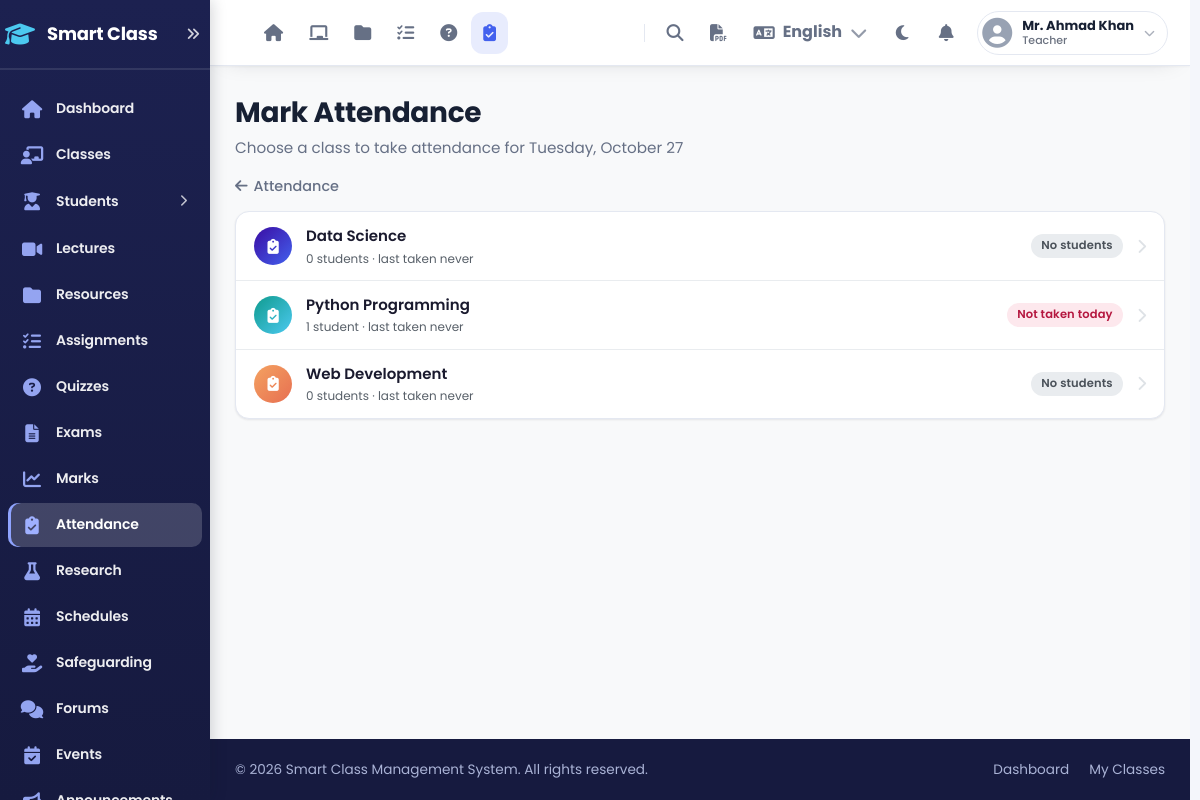
/pages/attendance/markAttendance.php (signed in), run on the app's committed database.
### tables this page shows
CREATE TABLE classes (
    id INT UNSIGNED AUTO_INCREMENT PRIMARY KEY,
    teacher_id INT UNSIGNED NOT NULL,
    class_name VARCHAR(100) NOT NULL,
    class_code VARCHAR(20) NOT NULL UNIQUE,
    description TEXT,
    tags VARCHAR(255) DEFAULT NULL,
    image VARCHAR(255) DEFAULT NULL,
    stream_permission ENUM('post', 'comment', 'teacher_only') NOT NULL DEFAULT 'comment' COMMENT 'post = students post + comment, comment = students comment only, teacher_only = read only',
    require_approval TINYINT(1) NOT NULL DEFAULT 1 COMMENT '1 = students who use the class code wait for teacher approval',
    theme VARCHAR(20) NOT NULL DEFAULT 'auto',
    is_active TINYINT(1) NOT NULL DEFAULT 1,
    year_id INT UNSIGNED DEFAULT NULL,
    ai_students TINYINT(1) NOT NULL DEFAULT 1 COMMENT 'students may use AI helpers in this class',
    created_at DATETIME NOT NULL DEFAULT CURRENT_TIMESTAMP,
    updated_at DATETIME NOT NULL DEFAULT CURRENT_TIMESTAMP ON UPDATE CURRENT_TIMESTAMP,
    FOREIGN KEY (teacher_id) REFERENCES users(id) ON DELETE CASCADE,
    INDEX idx_teacher (teacher_id),
    INDEX idx_code (class_code)
);

### config/db.php (called while the page is built, shortened)
<?php
class Database {
    private $pdo;
    public function __construct() {
        $dsn = "mysql:host=" . DB_HOST . ";dbname=" . DB_NAME . ";charset=" . DB_CHARSET;
        try {
            $this->pdo = new PDO($dsn, DB_USER, DB_PASS, [
                PDO::ATTR_ERRMODE => PDO::ERRMODE_EXCEPTION,
                PDO::ATTR_DEFAULT_FETCH_MODE => PDO::FETCH_ASSOC,
                PDO::ATTR_EMULATE_PREPARES => false
            ]);
        } catch (PDOException $e) {
            die("Database Connection Failed: " . $e->getMessage());
        }
    }
    public function query($sql, $params = []) {
        $this->stmt = $this->pdo->prepare($sql);
        $this->stmt->execute($params);
        return $this->stmt;
    }
    public function fetchAll($sql, $params = []) {
        return $this->query($sql, $params)->fetchAll();
    }
}
$db = new Database();
require_once dirname(__DIR__) . '/includes/functions.php';

### includes/classes.php (called while the page is built, shortened)
<?php
function teachesClassSql($alias = 'c') {
    return "EXISTS (SELECT 1 FROM class_teachers ct WHERE ct.class_id = {$alias}.id AND ct.teacher_id = ?)";
}
function attendanceUrl($class_id, $extra = '') {
    return APP_URL . '/pages/attendance/class.php?id=' . (int) $class_id . $extra;
}
function classThemes() {
    return [
        'indigo'  => ['Indigo',  'linear-gradient(135deg, #4361ee, #7209b7)'],
        'teal'    => ['Teal',    'linear-gradient(135deg, #0f9b8e, #4cc9f0)'],
        'sunset'  => ['Sunset',  'linear-gradient(135deg, #f4a261, #e76f51)'],
        'royal'   => ['Royal',   'linear-gradient(135deg, #3a0ca3, #4361ee)'],
        'emerald' => ['Emerald', 'linear-gradient(135deg, #06a77d, #2a9d8f)'],
        'berry'   => ['Berry',   'linear-gradient(135deg, #b5179e, #7209b7)'],
        'slate'   => ['Slate',   'linear-gradient(135deg, #334155, #64748b)'],
        'crimson' => ['Crimson', 'linear-gradient(135deg, #c9184a, #ff4d6d)'],
    ];
}
function classTheme($class) {
    $themes = classThemes();
    $key = $class['theme'] ?? 'auto';
    if (!isset($themes[$key])) {
        $keys = array_keys($themes);
        $key = $keys[((int) $class['id']) % 6];
    }
    return $themes[$key][1];
}

### includes/auth.php (called while the page is built, shortened)
<?php
require_once dirname(__DIR__) . '/config/db.php';
$current_user_id = $_SESSION['user_id'];

### pages/attendance/markAttendance.php (the view, shortened to what this page needs)
<?php
require_once dirname(__DIR__, 2) . '/includes/auth.php';
$today = date('Y-m-d');
$classes = $db->fetchAll(
    "SELECT c.*,
            (SELECT COUNT(*) FROM class_members cm WHERE cm.class_id = c.id) AS students,
            (SELECT COUNT(*) FROM attendance a WHERE a.class_id = c.id AND a.date = ?) AS marked_today,
            (SELECT MAX(a.date) FROM attendance a WHERE a.class_id = c.id) AS last_marked
     FROM classes c WHERE " . teachesClassSql('c') . " AND c.is_active = 1 ORDER BY c.class_name",
    [$today, $current_user_id]
);
include dirname(__DIR__, 2) . '/includes/app_header.php';
?>
<?php echo backLink('Attendance', 'view.php'); ?>
<?php if (!$classes): ?>
<div class="empty-state">
    <i class="fas fa-chalkboard"></i>
    <h3>You have no classes yet</h3>
    <p style="margin-top:6px;">Create a class first; attendance is taken per class.</p>
    <div style="margin-top:16px;"><a href="<?php echo APP_URL; ?>/pages/classes/create.php" class="btn-app"><i class="fas fa-plus"></i> Create Class</a></div>
</div>
<?php else: ?>
<div class="content-card centered-list">
    <?php foreach ($classes as $c):
        $done = (int) $c['marked_today'];
        $all = (int) $c['students']; ?>
    <a class="classwork-item" href="<?php echo attendanceUrl((int) $c['id'], '&amp;date=' . $today); ?>">
        <span class="work-icon" style="background: <?php echo classTheme($c); ?>;"><i class="fas fa-clipboard-check" aria-hidden="true"></i></span>
        <span class="classwork-main">
            <span class="classwork-title"><?php echo htmlspecialchars($c['class_name']); ?></span>
            <span class="notif-meta"><?php echo $all; ?> student<?php echo $all == 1 ? '' : 's'; ?>
                · last taken <?php echo $c['last_marked'] ? date('M d', strtotime($c['last_marked'])) : 'never'; ?></span>
        </span>
        <?php if (!$all): ?>
        <span class="status-badge pending">No students</span>
        <?php elseif ($done >= $all): ?>
        <span class="status-badge graded"><i class="fas fa-check" aria-hidden="true"></i> Taken today</span>
        <?php elseif ($done): ?>
        <span class="status-badge late"><?php echo $done; ?> / <?php echo $all; ?> marked today</span>
        <?php else: ?>
        <span class="status-badge missing">Not taken today</span>
        <?php endif; ?>
        <i class="fas fa-chevron-right" style="color:var(--gray-300);" aria-hidden="true"></i>
    </a>
    <?php endforeach; ?>
</div>
<?php endif; ?>
<?php include dirname(__DIR__, 2) . '/includes/app_footer.php'; ?>

### assets/css/dashboard.css (style rules this page uses)
:root { --primary: #4361ee; --primary-dark: #3a56d4; --secondary: #7209b7; --accent: #4cc9f0; --success: #06d6a0; --warning: #ffd166; --danger: #ef476f; --dark: #1a1a2e; --light: #f8f9fa; --gray-100: #f8f9fa; --gray-200: #e9ecef; --gray-300: #dee2e6; --gray-600: #6c757d; --gray-800: #343a40; --sidebar-width-lg: 210px; --sidebar-width-sm: 70px; --header-height: 70px; --border-radius: 8px; --transition-base: 0.3s ease; --transition-fast: 0.2s ease; --transition-slow: 0.5s ease; --shadow-sm: 0 2px 4px rgba(0, 0, 0, 0.1); --shadow-md: 0 4px 6px rgba(0, 0, 0, 0.1); --shadow-lg: 0 10px 25px rgba(0, 0, 0, 0.15); --shadow-xl: 0 20px 40px rgba(0, 0, 0, 0.2); --shadow-inner: inset 0 2px 4px rgba(0, 0, 0, 0.06); --z-overlay: 998; --z-sidebar: 1000; --z-header: 900; --z-dropdown: 1001; --z-tooltip: 1100; --z-profile-dropdown: 9999; --z-modal: 1101; }
* { margin: 0; padding: 0; box-sizing: border-box; }
body { font-family: "Times New Roman", Times, serif; background: linear-gradient(135deg, #f5f7fa 0%, #c3cfe2 100%); min-height: 100vh; color: var(--dark); overflow-x: hidden; line-height: 1.5; }

### data on the page
classes: class_name "Data Science", all "0", shows "No students"
classes: class_name "Python Programming", all "1", shows "Not taken today"
classes: class_name "Web Development", all "0", shows "No students"

### other printed values
APP_NAME === 'SmartClass' ? 'Smart Class' : APP_NAME "Smart Class"
$hdr_m['title'] "Classes"
$hdr_m['title'] "Students"
$hdr_m['title'] "Lectures"
$hdr_m['title'] "Resources"
$hdr_m['title'] "Assignments"
$hdr_m['title'] "Quizzes"
$hdr_m['title'] "Exams"
$hdr_m['title'] "Marks"
$hdr_m['title'] "Attendance"
$hdr_m['title'] "Research"
$hdr_m['title'] "Schedules"
$hdr_m['title'] "Safeguarding"
$hdr_m['title'] "Forums"
$hdr_m['title'] "Events"
